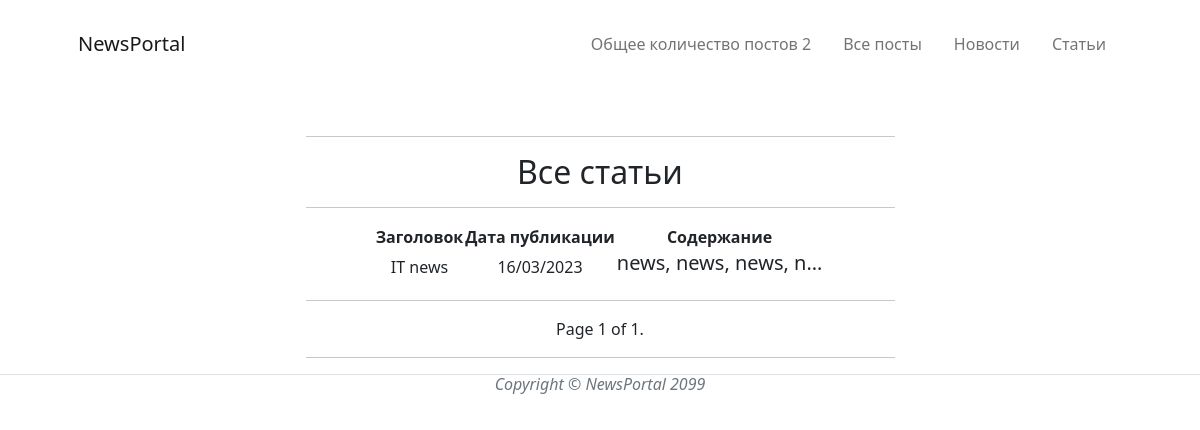
The app's page /articles/ with its own data.
### news/models.py (models this page shows, shortened)
class Post(models.Model):
    article = 'AT'
    news = 'NW'
    TYPE = [(article, 'Статья'), (news, 'Новость')]
    many_author = models.ForeignKey(Author, on_delete=models.CASCADE)
    article_or_news = models.CharField(max_length=2, choices=TYPE, default=article)
    datetime = models.DateTimeField(auto_now_add=True)
    many_category = models.ManyToManyField(Category, through="PostCategory")
    header = models.CharField(max_length=150)
    text = models.TextField()
    rating = models.SmallIntegerField(default=0)

### news/views.py (the view)
# urls.py: path('articles/', ArticleList.as_view(), name="article"),
class ArticleList(ListView):
    model = Post
    ordering = 'datetime'
    template_name = 'flatpages/articles.html'
    context_object_name = 'article'
    paginate_by = 10

### news/templatetags/custom_filter1.py (called while the page is built)
@register.filter()
def length(words):
    return f"{len(words)}"

### news/templatetags/custom_filter2.py (called while the page is built)
@register.filter()
def post_time(date):
    return date.strftime("%d/%m/%Y")

### news/templatetags/custom_filter3.py (called while the page is built)
@register.filter()
def censor(value):
    finder = value.split()
    for _ in finder:
        if isinstance(_, str):
            if _.lower().replace(".", "").replace(",", "").replace(";", "").replace(":", "") in censor_words:
                finder[finder.index(_)] = (_[0] + len(_[1:]) * "*")
            else:
                continue
        else:
            continue
    return " ".join(finder)

### templates/flatpages/articles.html (shortened to what this page needs)
{% extends 'flatpages/index.html' %}
{% load custom_filter1 %}
{% load custom_filter2 %}
{% load custom_filter3 %}
{% load custom_tags %}
{% block allpost %}
    {{article|length}}
{% endblock allpost %}
{% block content %}
    <hr>
    <h2>Все статьи</h2>
    <hr>
    {% if article %}
        {% for info in article %}
            {% if info.article_or_news == "AT" %}
                <table class="editorDemoTable" style="margin-left: auto; margin-right: auto;">
                    <tbody>
                        <tr>
                            <td><strong>Заголовок</strong></td>
                            <td><strong>Дата публикации</strong></td>
                            <td><strong>Содержание</strong></td>
                        </tr>
                        <tr>
                            <td>{{ info.header|censor|truncatechars:10 }}</td>
                            <td>{{ info.datetime|post_time }}</td>
                            <td><h5>{{ info.text|censor|truncatechars:20 }}</h5></td>
                            <td>
                            </td>
                        </tr>
                    </tbody>
                </table>
                <hr>
            {% endif %}
        {% endfor %}
    {% else %}
        <h2>Постов нет (👉ﾟヮﾟ)👉</h2>
    {% endif %}
    <span class="current">
        Page {{ page_obj.number }} of {{ page_obj.paginator.num_pages }}.
    </span>
{% endblock content %}

### records on screen
Post: header|censor "IT news", datetime|post_time "16/03/2023", text|censor "news, news, news, n…"

### other values on screen
{{ article|length }} "2"
{{ page_obj.number }} "1"
{{ page_obj.paginator.num_pages }} "1"
